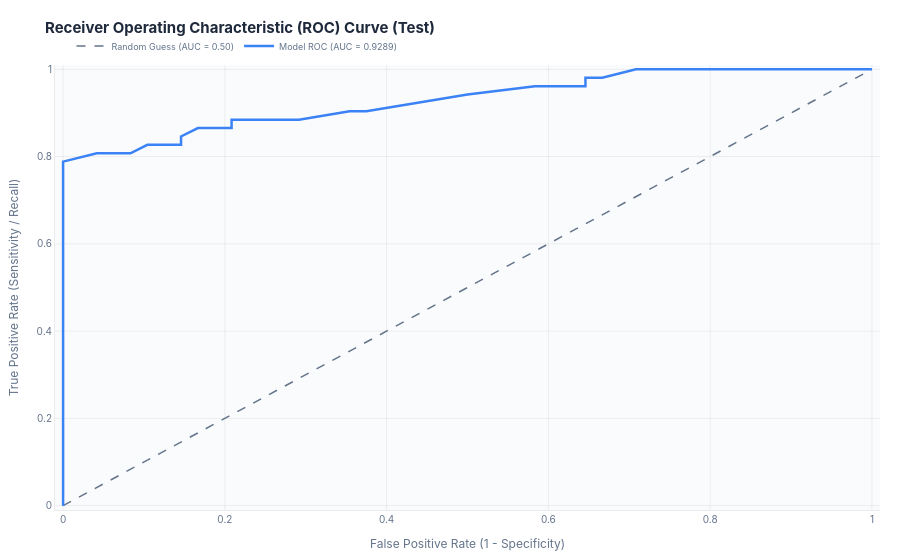

The code cell stored with this chart in its notebook:
### Code cell
# ROC Curve Plot
fig_roc = plotter_clf.plot_roc_curve(subset="test")
fig_roc.show()

### Figure 1 — Plotly figure (JSON) as saved in the notebook; plotly's stock layout.template omitted (floating-point values rounded to 4 significant figures)
{"data": [{"hoverinfo": "skip", "line": {"color": "#64748b", "dash": "dash", "width": 1.5}, "mode": "lines", "name": "Random Guess (AUC = 0.50)", "type": "scatter", "x": [0, 1], "y": [0, 1]}, {"hovertemplate": "<b>FPR (1-Spec):</b> %{x:.4f}<br><b>TPR (Sens):</b> %{y:.4f}<extra></extra>", "line": {"color": "#3b82f6", "width": 2.5}, "mode": "lines", "name": "Model ROC (AUC = 0.9289)", "type": "scatter", "x": [0, 0, 0, 0, 0, 0, 0, 0, 0, 0, 0, 0, 0, 0, 0.04167, 0.08333, 0.1042, 0.1458, 0.1458, 0.1667, 0.2083, 0.2083, 0.2292, 0.2708, 0.2917, 0.3542, 0.375, 0.5, 0.5833, 0.6042, 0.6458, 0.6458, 0.6667, 0.7083, 0.7708, 0.9167, 0.9792, 1], "y": [0, 0.03846, 0.1538, 0.2115, 0.2885, 0.3654, 0.4423, 0.5, 0.5385, 0.5577, 0.6731, 0.6923, 0.7308, 0.7885, 0.8077, 0.8077, 0.8269, 0.8269, 0.8462, 0.8654, 0.8654, 0.8846, 0.8846, 0.8846, 0.8846, 0.9038, 0.9038, 0.9423, 0.9615, 0.9615, 0.9615, 0.9808, 0.9808, 1, 1, 1, 1, 1]}], "layout": {"font": {"color": "#1e293b", "family": "Inter, system-ui, -apple-system, sans-serif", "size": 11}, "hoverlabel": {"bgcolor": "#ffffff", "bordercolor": "rgba(0, 0, 0, 0.08)", "font": {"color": "#1e293b", "family": "Inter, system-ui, -apple-system, sans-serif", "size": 11}}, "hovermode": "closest", "legend": {"bgcolor": "rgba(0,0,0,0)", "bordercolor": "rgba(0,0,0,0)", "borderwidth": 0, "font": {"color": "#64748b", "size": 9}, "orientation": "h", "x": 0.02, "xanchor": "left", "y": 1.01, "yanchor": "bottom"}, "margin": {"b": 45, "l": 55, "r": 20, "t": 65}, "paper_bgcolor": "#ffffff", "plot_bgcolor": "#fafbfc", "showlegend": true, "title": {"font": {"color": "#1e293b", "family": "Inter, system-ui, -apple-system, sans-serif", "size": 15}, "text": "<b>Receiver Operating Characteristic (ROC) Curve (Test)</b>", "x": 0.05, "xanchor": "left", "y": 0.96}, "xaxis": {"gridcolor": "rgba(0, 0, 0, 0.06)", "linecolor": "rgba(0, 0, 0, 0.08)", "range": [-0.01, 1.01], "tickfont": {"color": "#64748b", "size": 10}, "title": {"font": {"color": "#64748b", "family": "Inter, system-ui, -apple-system, sans-serif", "size": 12}, "text": "False Positive Rate (1 - Specificity)"}, "zerolinecolor": "rgba(0, 0, 0, 0.06)", "zerolinewidth": 1}, "yaxis": {"gridcolor": "rgba(0, 0, 0, 0.06)", "linecolor": "rgba(0, 0, 0, 0.08)", "range": [-0.01, 1.01], "tickfont": {"color": "#64748b", "size": 10}, "title": {"font": {"color": "#64748b", "family": "Inter, system-ui, -apple-system, sans-serif", "size": 12}, "text": "True Positive Rate (Sensitivity / Recall)"}, "zerolinecolor": "rgba(0, 0, 0, 0.06)", "zerolinewidth": 1}}}
